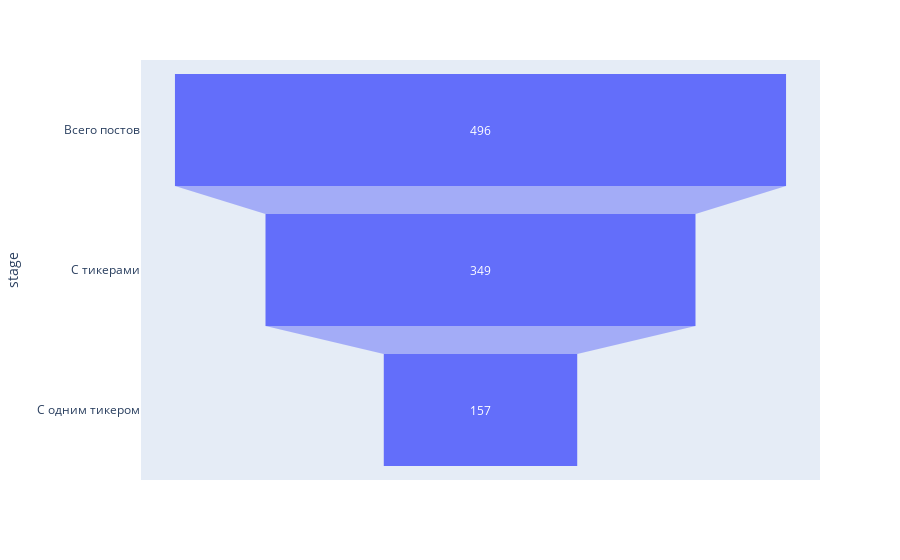

Notebook code cell kept with this figure:
### Code cell
import plotly.express as px

data = dict(
    number=[len(main_df), 
            main_df[(main_df["TICKERS"].str.len()>2)]["TICKERS"].count(), 
            main_df[(main_df["TICKERS"].str.len()>2) & (main_df["TICKERS"].str.len()<5)]["TICKERS"].count()],
    stage=["Всего постов", "С тикерами", "С одним тикером"])
fig = px.funnel(data, x='number', y='stage')

fig.show()

### Figure 1 — Plotly figure (JSON) as saved in the notebook; plotly's stock layout.template omitted (floating-point values rounded to 4 significant figures)
{"data": [{"hovertemplate": "number=%{x}<br>stage=%{y}<extra></extra>", "legendgroup": "", "marker": {"color": "#636efa"}, "name": "", "orientation": "h", "showlegend": false, "type": "funnel", "x": [496, 349, 157], "xaxis": "x", "y": ["Всего постов", "С тикерами", "С одним тикером"], "yaxis": "y"}], "layout": {"legend": {"tracegroupgap": 0}, "margin": {"t": 60}, "xaxis": {"anchor": "y", "domain": [0, 1], "title": {"text": "number"}}, "yaxis": {"anchor": "x", "domain": [0, 1], "title": {"text": "stage"}}}}
